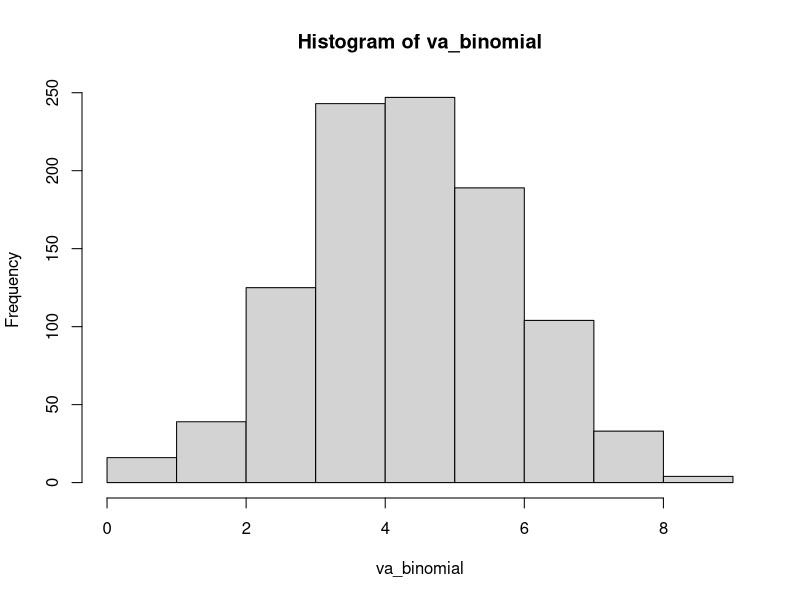
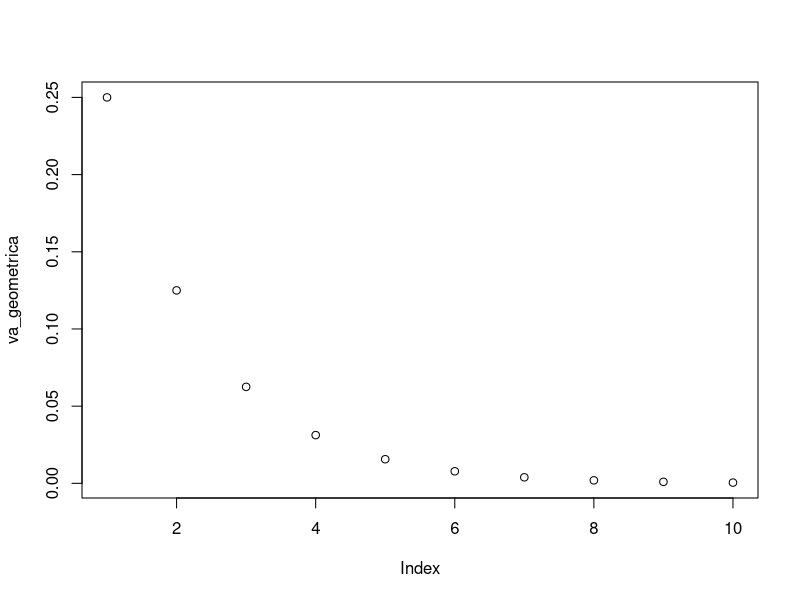
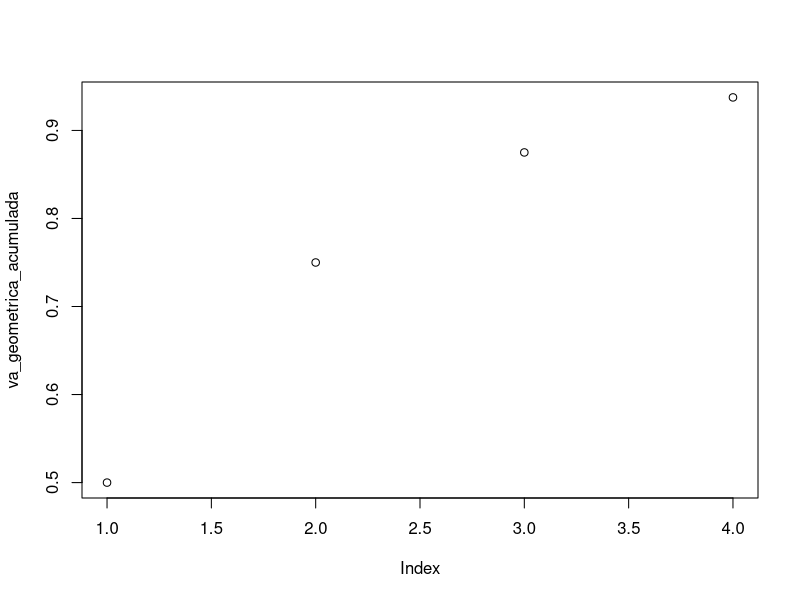
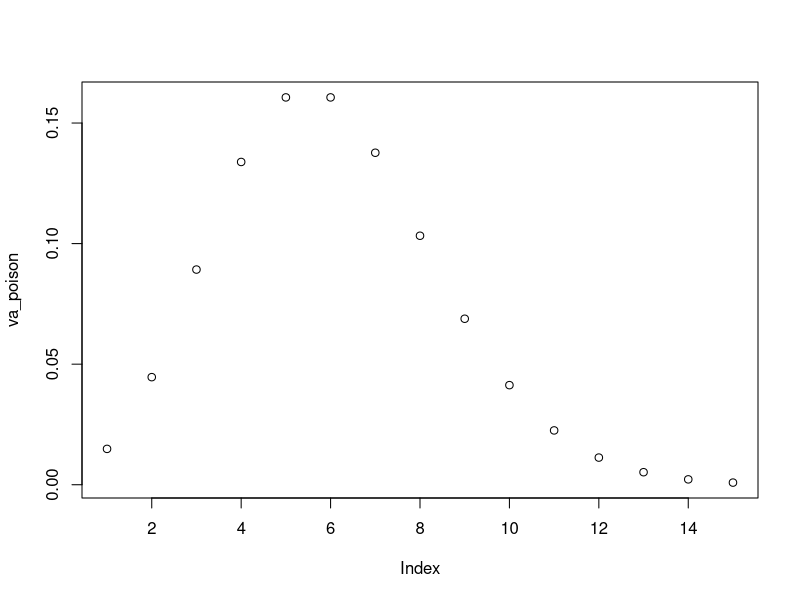
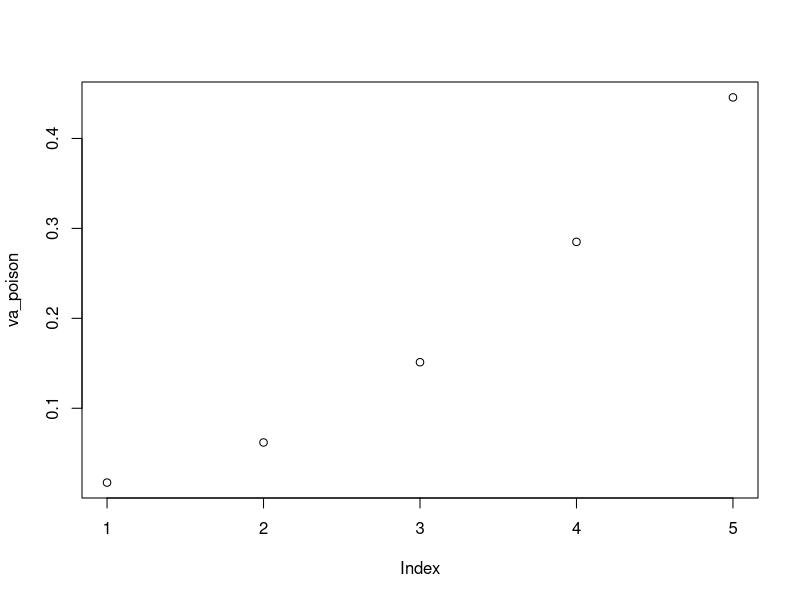
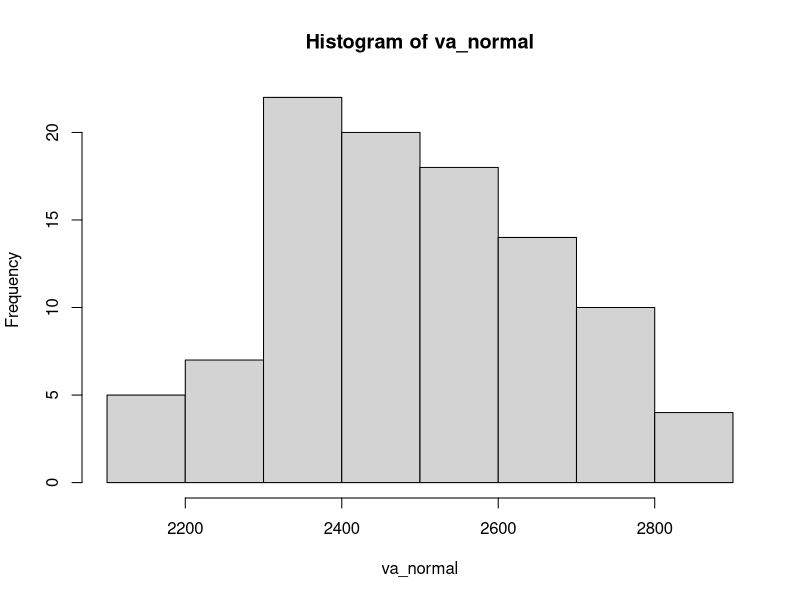
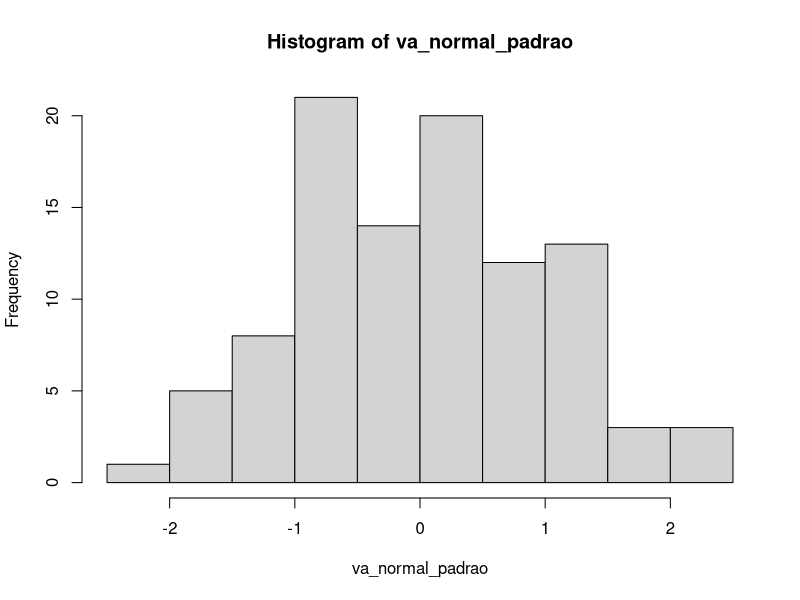
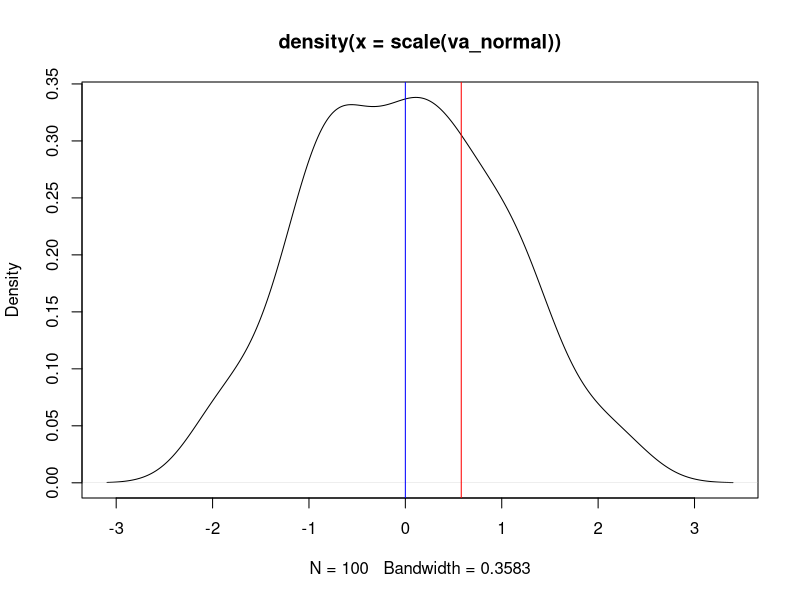

Write R code to recreate these figures, in order.
###########################################################
#######   Distribuições de Probabilidades           #######
##   AED - Capitulo 02 - Prof. Máiron Chaves          ####
###########################################################
#Copie este código, cole no seu R e execute para ver os resultados

################################
#### DISTRIBUIÇÃO BINOMIAL ####
################################
# Exemplo: Definindo como sucesso o cliente comprar, e supondo que a probabilidade de sucesso é 50%.
# Ao passar 10 clientes em nossa loja, qual a probabilidade de realizarmos 2 vendas?
#Ou seja, queremos encontrar a probabilidade de dois sucessos, em dez tentativas. Cuja probabilidade de sucesso
# em cada tentativa é 50%
dbinom(x = 2, size = 10, prob = 0.5)
dbinom(x = 2, size = 10, prob = 0.5) * 100
#Onde:
# x é o número de sucessos,
# size é o número de tentativas,
# prob é a probabilidade de sucesso em cada tentativa

# A função a seguir gera quantidades aleatórias de sucesso oriundos de uma quantidade (size) de tentativas dada a probabilidade
#(prob) de sucesso.
# É útil para realizar experimentos. Podemos simular qual a frequencia esperada de vendas a cada dez clientes ?
#Ainda mantendo a probabilidade de sucesso (cliente comprar) de 50%
va_binomial <- rbinom(n = 1000, size=10, prob=0.5)
#Onde:
# n é a quantidade de vezes que o experimento deve ser repetido
# size é o número de tentativas a cada experimento
# prob é o número de sucesso em cada uma das tentativas

hist(va_binomial) # A maior barra no histograma representa a quantidade esperada de vendas
#Ajuste o parametro n para 1000 e plote o histograma, observe como a distribuição binomial se aproxima da normal

# Podemos também querer a probabilidade de que até dois clientes comprem.
#Ao invés de saber a probabilidade de exatos dois comprarem.
#A probabilidade de até dois clientes comprarem é:
#(probabilidade de nenhum cliente comprar) + (probabilidade de um cliente comprar) + probabilidade de dois cliente comprarem)
#Formalizando: P(X<=2) = P(X=0) + P(X=1) + P(X=2)
pbinom(q = 2,size = 10, prob = 0.5)
pbinom(q = 2,size = 10, prob = 0.5) * 100
#A probabilidade de que até dois clientes comprem ao entrarem dez clientes, é de 5,48%


##################################
#### DISTRIBUIÇÃO GEOMÉTRICA ####
##################################
#Exemplo: Definindo como sucesso o cliente comprar, e supondo que a probabilidade de sucesso é 50%.
#Qual a probabilidade da primeira venda ocorrer quando o quinto cliente entrar na loja?
dgeom(x = 5, prob = 0.5)
#Onde:
# x é o número de tentativas
# prob é a probabilidade de sucessos
# Podemos utilizar a mesma função para nos dar a probabilidade do sucesso ocorrer na primeira tentativa,
#Segunda tentativa, terceira tentativa ... até a décima tentativa.
va_geometrica <- dgeom(x = 1:10, prob = 0.5)
va_geometrica
plot(va_geometrica) #Veja como as probabilidades vão diminuindo. A probabilidade de sucesso de 50% é relativamente alta,
#então é muito provavel que o sucesso ocorra logo nas primeiras tentativas

# Podemos utilizar a distribuição geométrica acumulada para saber qual a probabilidade do primeiro sucesso
#ocorrer na primeira tentativa OU na segunda tentativa OU na terceira tentativa
#Formalizando, queremos: P(X<=3)
va_geometrica_acumulada <- pgeom(0:3, prob = 0.5)
plot(va_geometrica_acumulada)

#########################################
#### DISTRIBUIÇÃO BINOMIAL NEGATIVA ####
#########################################
# Exemplo: Definindo como sucesso o cliente comprar, e supondo que a probabilidade de sucesso é 50%.
#Qual a probabilidade de ter que entrar 8 clientes até que a segunda venda ocorra?
dnbinom(x=2, size = 8, prob = 0.50)
#Onde:
# x é o número de sucessos
# size é a quantidade de tentativos
# prob é a probabilidade de sucesso

#########################################
####     DISTRIBUIÇÃO POISSON        ####
#########################################
# Exemplo: Uma loja recebe em média, 6 (𝝺) clientes por minuto. Qual a probabilidade de que 5(x) clientes
#entrem em um minuto?
dpois(x= 5,lambda = 6)
#Onde:
# x é a quantidade a ser testada
# lambda é a taxa média de ocorrêcia do evento em um determinado período de intervalo de tempo ou espaço

# Podemos utilizar a mesma funcao para obter a probabilidade de entrar um cliente, dois clientes... quinze clientes
va_poison <- dpois(x = 1:15, lambda = 6)
plot(va_poison)
# Observe que os valores se distribuiem simetricamente en tormo de seis, use acontece porque o paramentro
#lambda é a média (e também o desvio padrão) da distribuição de Poisson

# Também podemos obter a probabilidade acumulada de até 5 clientes entrarem na loja em um minuto
#Formalizando, queremos: P(X<=5)
va_poison <- ppois(1:5, lambda = 6)
plot(va_poison)

#########################################
####        DISTRIBUIÇÃO NORMAL      ####
#########################################
# Exemplo: Suponha que a distribuição dos salários dos funcionários de uma empresa sigam uma distribuição
#normal com média 𝜇=2.500 e desvio padrão σ= 170.
# Ao selecionar aleatoriamente um indivíduo dessa população, qual a probabilidade de ter salário entre
#2.400 e 2.600 ?
# Precisamos achar a probabilidade do indivíduo ter um salário de até 2.600 e subtrair pela probabilidade do
#indivíduo ter o salário até 2.400
#P(X<=2600)
probabilidade_ate_2600 <- pnorm(q = 2600, mean = 2500, sd =170 )
#P(X<=2400)
probabilidade_ate_2400 <- pnorm(q = 2400, mean = 2500, sd =170 )
#P(X<=2600) - P(X<=2400)
probabilidade_ate_2600 - probabilidade_ate_2400

#Podemos gerar 100 números aleatórios para uma distribuição normal com média 2500 e desvio padrão 170
va_normal <- rnorm(n = 100, mean = 2500,sd = 170)
hist(va_normal)

#########################################
#### DISTRIBUIÇÃO NORMAL PADRÃO      ####
#########################################
# O comando scale() padroniza uma variável aleatória.
#Ao aplicar o comando na variável va_normal que acabmos de criar, ela ficará com média zero e desvio padrão unitário
va_normal_padrao <- scale(va_normal)
hist(va_normal_padrao)
# Exemplo: Suponha que a distribuição dos salários dos funcionários de uma empresa sigam uma distribuição
#normal com média 𝜇=2.500 e desvio padrão σ= 170.
# Ao selecionar aleatoriamente um indivíduo dessa população, qual a probabilidade de ter
#salário acima de 2.600 ?
#Padronização
z <- (2600-2500)/170
pnorm(z, mean = 0, sd = 1)
#ou simplesmente
pnorm(z)

#Podemos também visualizar onde está o nosso valor Z em relação a média
plot(density(scale(va_normal))) #Plota curva de densidade
abline(v = 0,col = 'blue') #Gera uma linha sobre média, que é zero pois padronizamos a distribuição
abline(v = 0.58,col = 'red') #Gera uma linha sobre o valor z obtido

#########################################
####          DISTRIBUIÇÃO F        ####
#########################################
#Gerando uma amostra aleatória de 1000 número seguindo uma distribuição F
va_f <- rf( n= 1000, df1 = 5 , df2 = 33 )
# Onde:
# n é a quantidade de números a ser gerado
# df1 é o primeiro grau de liberidade
# df2 é o segundo grau de liberdade
hist(va_f)
#Vá aumentando os graus de liberdade e observe como a distribuição se aproxima da normal
#Informação Extra: Uma distribuição F é a razão entre duas chi-quadrado

#########################################
####           DISTRIBUIÇÃO T       ####
#########################################
#Gera uma amostra aleatória de 1000 números seguindo uma distribuição T
va_t <- rt(1000, df = 2)
hist(va_t)
#Observe que a distribuição t, assim como a normal padrão, é centrada no zero
#Vá aumentando o grau de liberdade e observando o comportamento do histograma

#########################################
#### DISTRIBUIÇÃO QUI-QUADRADO ####
#########################################
#Gera uma amostra aleatória de 1000 números seguindo uma distribuição qui-quadrado
va_QuiQuadrado <- rchisq(1000,df = 3)
hist(va_QuiQuadrado)
